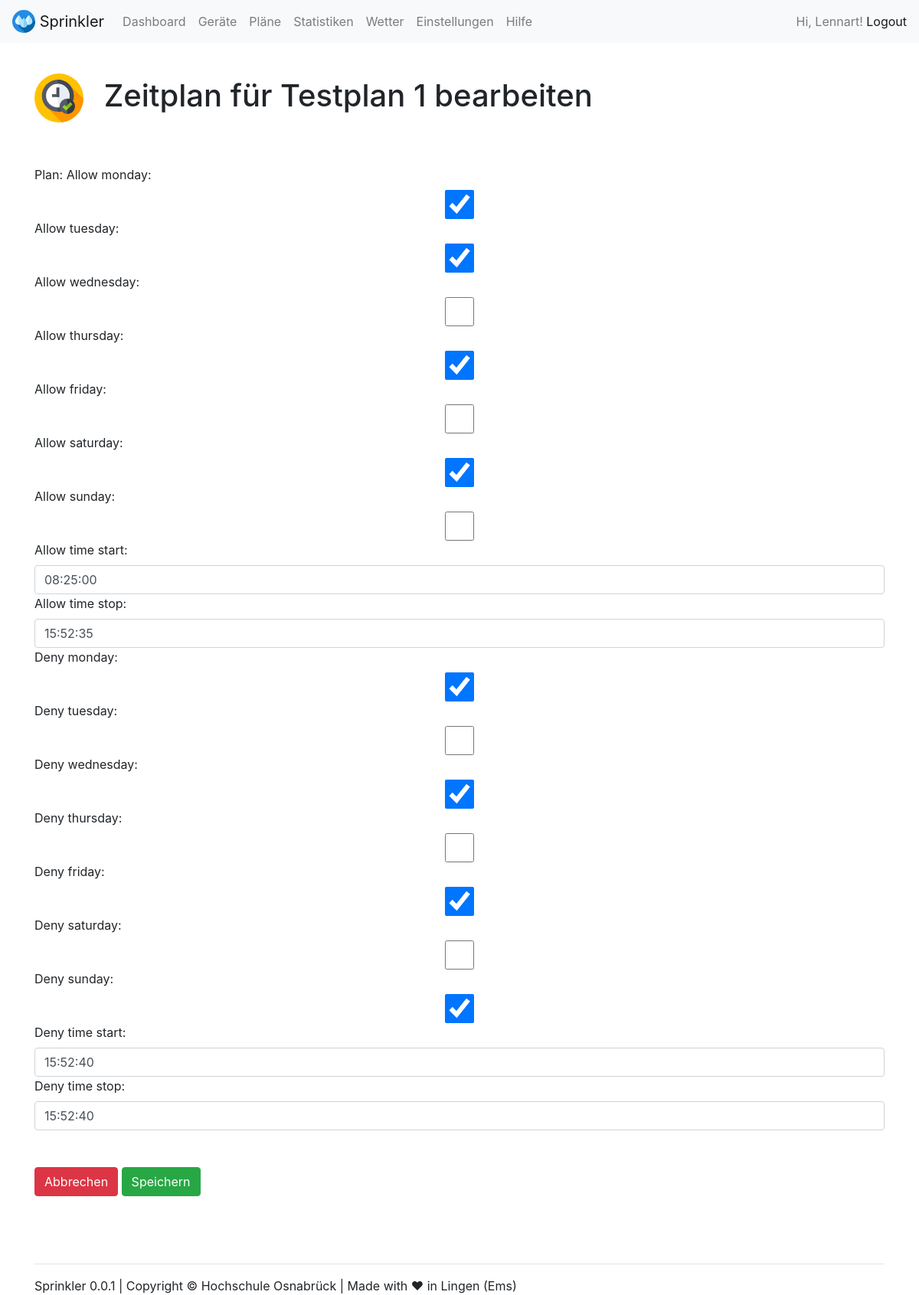
The page /plans/edit/1/schedule/edit/2 (signed in) on the database its author committed.
### webapp/models.py (models this page shows, shortened)
class Plan(models.Model):
    name = models.CharField(max_length=200)
    status = models.CharField(
        max_length=10,
        choices=STATUS_CHOICES,
        default='OK',
    )
    description = models.CharField(max_length=3000, default="Beschreibung")
    automation = models.BooleanField(default=False)
    sprinkler = models.ManyToManyField(Sprinkler)
    pump = models.ManyToManyField(Pump)
    sensor = models.ManyToManyField(Sensor)
    next_execution_time = None

class Schedule(models.Model):
    plan = models.ForeignKey(Plan, on_delete=models.CASCADE)
    allow_monday = models.BooleanField(default=False)
    allow_tuesday = models.BooleanField(default=False)
    allow_wednesday = models.BooleanField(default=False)
    allow_thursday = models.BooleanField(default=False)
    allow_friday = models.BooleanField(default=False)
    allow_saturday = models.BooleanField(default=False)
    allow_sunday = models.BooleanField(default=False)
    allow_time_start = models.TimeField(auto_now=False, auto_now_add=False)
    allow_time_stop = models.TimeField(auto_now=False, auto_now_add=False)
    deny_monday = models.BooleanField(default=False)
    deny_tuesday = models.BooleanField(default=False)
    deny_wednesday = models.BooleanField(default=False)
    deny_thursday = models.BooleanField(default=False)
    deny_friday = models.BooleanField(default=False)
    deny_saturday = models.BooleanField(default=False)
    deny_sunday = models.BooleanField(default=False)
    deny_time_start = models.TimeField(auto_now=False, auto_now_add=False)
    deny_time_stop = models.TimeField(auto_now=False, auto_now_add=False)
    allowed_weekdays = None
    denied_weekdays = None
    next_allowed_start_date_time = None
    next_allowed_end_date_time = None
    next_denied_start_date_time = None
    next_denied_end_date_time = None

### webapp/views.py (the view)
# urls.py: path('plans/edit/<int:plan_id>/schedule/edit/<int:schedule_id>', views.schedule_edit, name='schedule_edit'),
@login_required(login_url='/admin/login/')
def schedule_edit(request, plan_id, schedule_id):
    args = {}
    args['id'] = plan_id
    args['plan'] = Plan.objects.get(pk=plan_id)
    args['schedule_id'] = schedule_id
    if request.method == 'POST':
        schedule = Schedule.objects.get(pk=schedule_id)
        schedule_form = ScheduleForm(request.POST, instance=schedule)
        schedule_form.save()
        return redirect('plan_edit', plan_id=plan_id)
    else:
        schedule = Schedule.objects.get(pk=schedule_id)
        args['form'] = ScheduleForm(instance=schedule)
    return TemplateResponse(request, "schedule_edit.html", args)

### webapp/templates/schedule_edit.html (shortened to what this page needs)
{% load static %}
{% include "views/top.html" %}
<br>
<h1><img src="{% static 'webapp/img/icons/plans.svg' %}" width="64" class="mr-3"> Zeitplan für {{ plan.name }} bearbeiten</h1>
<br><br>
<form method="POST" action="{% url 'schedule_edit' plan.id schedule_id %}">
    {{ form }}
    <br><br>
    <a class="btn btn-danger" href="{% url 'plan_edit' plan.id %}" role="button">Abbrechen</a>
    <button type="submit" class="btn btn-success">Speichern</button>
</form>
{% include "views/footer.html" %}
{% include "views/bottom.html" %}

### webapp/templates/views/top.html (shortened to what this page needs)
{% load static %}
<!doctype html>
<html lang="de">
  <head>
    <link rel="stylesheet" href="https://stackpath.bootstrapcdn.com/bootstrap/4.5.2/css/bootstrap.min.css">
    <link rel="stylesheet" type="text/css" href="{% static 'webapp/css/style.css' %}">
  </head>
  <body>
    <nav class="navbar navbar-expand-lg navbar-light bg-light">
      <a class="navbar-brand" href="{% url 'index' %}">
        <img src="{% static 'webapp/img/icons/drops.svg' %}" width="30" height="30" class="d-inline-block align-top" alt="" loading="lazy">
        Sprinkler
      </a>
      <div class="collapse navbar-collapse" id="navbarNavAltMarkup">
        <div class="navbar-nav">
          {% if user.is_authenticated %}
          <a class="nav-link" href="{% url 'dashboard' %}">Dashboard</a>
          <a class="nav-link" href="{% url 'devices' %}">Geräte</a>
          <a class="nav-link" href="{% url 'plans' %}">Pläne</a>
          <a class="nav-link" href="{% url 'statistics' %}">Statistiken</a>
          <a class="nav-link" href="{% url 'weather' %}">Wetter</a>
          <a class="nav-link" href="{% url 'settings' %}">Einstellungen</a>
          {% endif %}
          <a class="nav-link" href="{% url 'help' %}">Hilfe</a>
        </div>
      </div>
      <span class="navbar-text">
      {% if user.is_authenticated %}
      Hi, {{ user.username }}!  <a href="/admin/logout/?next=/">Logout</a>
      {% else %}
      <a href="/admin/login/?next=/dashboard/">Login</a>
      {% endif %}
      </span>
    </nav>
    <div class="container mt-3">

### rows shown on the page
Plan: name "Testplan 1"
Schedule: allow_monday "☑", allow_tuesday "☑", allow_thursday "☑", allow_saturday "☑", allow_time_start "08:25:00", allow_time_stop "15:52:35", deny_monday "☑", deny_wednesday "☑", deny_friday "☑", deny_sunday "☑", deny_time_start "15:52:40", deny_time_stop "15:52:40"

### other values the page prints
{{ user.username }} "Lennart"
